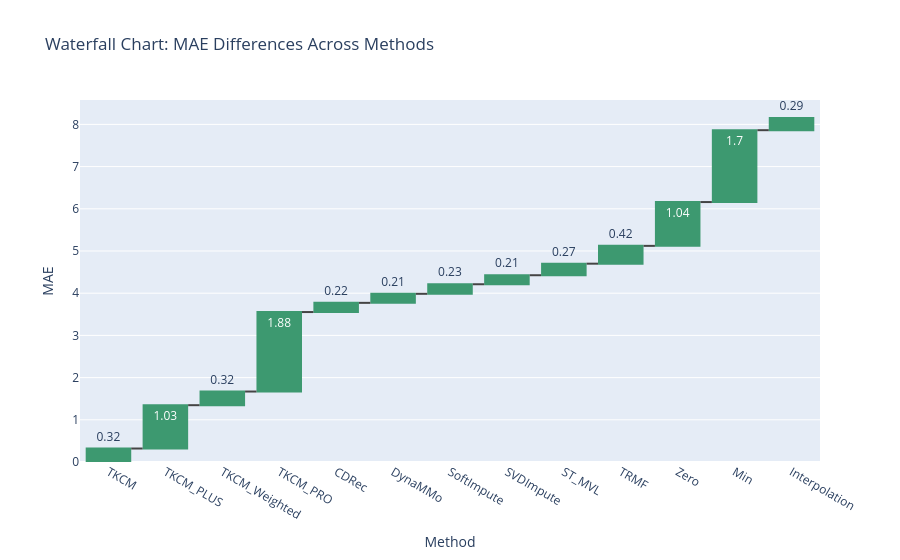

Source (notebook cell):
### Code cell
# 🧱 Waterfall Chart (MAE)

fig = go.Figure(go.Waterfall(
    x=results_df["Method"],
    y=results_df["MAE"],
    measure=["relative"] * len(results_df),
    text=results_df["MAE"].round(2),
    name="MAE"
))

fig.update_layout(title="Waterfall Chart: MAE Differences Across Methods", xaxis_title="Method", yaxis_title="MAE")
fig.show()

### Figure 1 — Plotly figure (JSON) as saved in the notebook; plotly's stock layout.template omitted (floating-point values rounded to 4 significant figures)
{"data": [{"measure": ["relative", "relative", "relative", "relative", "relative", "relative", "relative", "relative", "relative", "relative", "relative", "relative", "relative"], "name": "MAE", "text": [0.32, 1.03, 0.32, 1.88, 0.22, 0.21, 0.23, 0.21, 0.27, 0.42, 1.04, 1.7, 0.29], "type": "waterfall", "x": ["TKCM", "TKCM_PLUS", "TKCM_Weighted", "TKCM_PRO", "CDRec", "DynaMMo", "SoftImpute", "SVDImpute", "ST_MVL", "TRMF", "Zero", "Min", "Interpolation"], "y": [0.3197, 1.026, 0.3236, 1.883, 0.2181, 0.2141, 0.2267, 0.2136, 0.2736, 0.4224, 1.038, 1.703, 0.2864]}], "layout": {"title": {"text": "Waterfall Chart: MAE Differences Across Methods"}, "xaxis": {"title": {"text": "Method"}}, "yaxis": {"title": {"text": "MAE"}}}}
